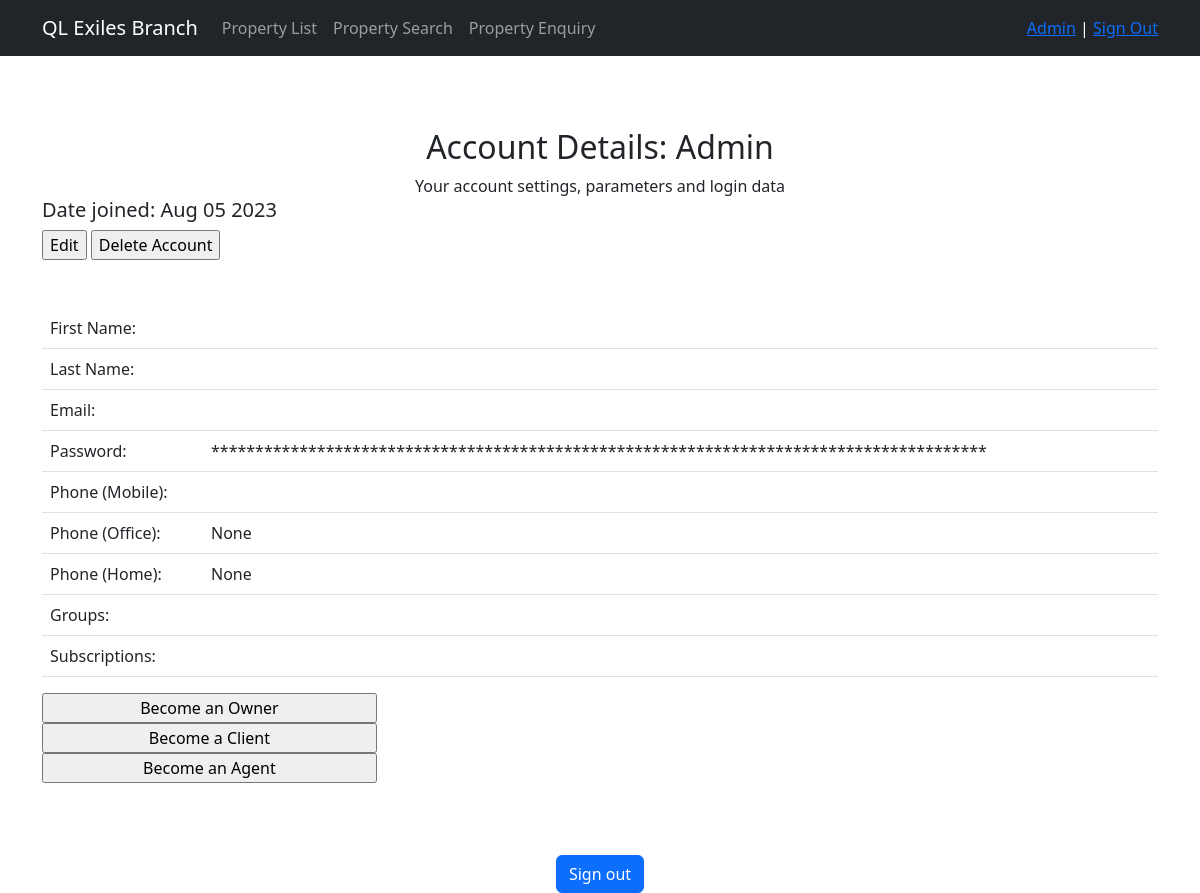
The page /users/my_account/ (signed in) on the database as committed earlier.
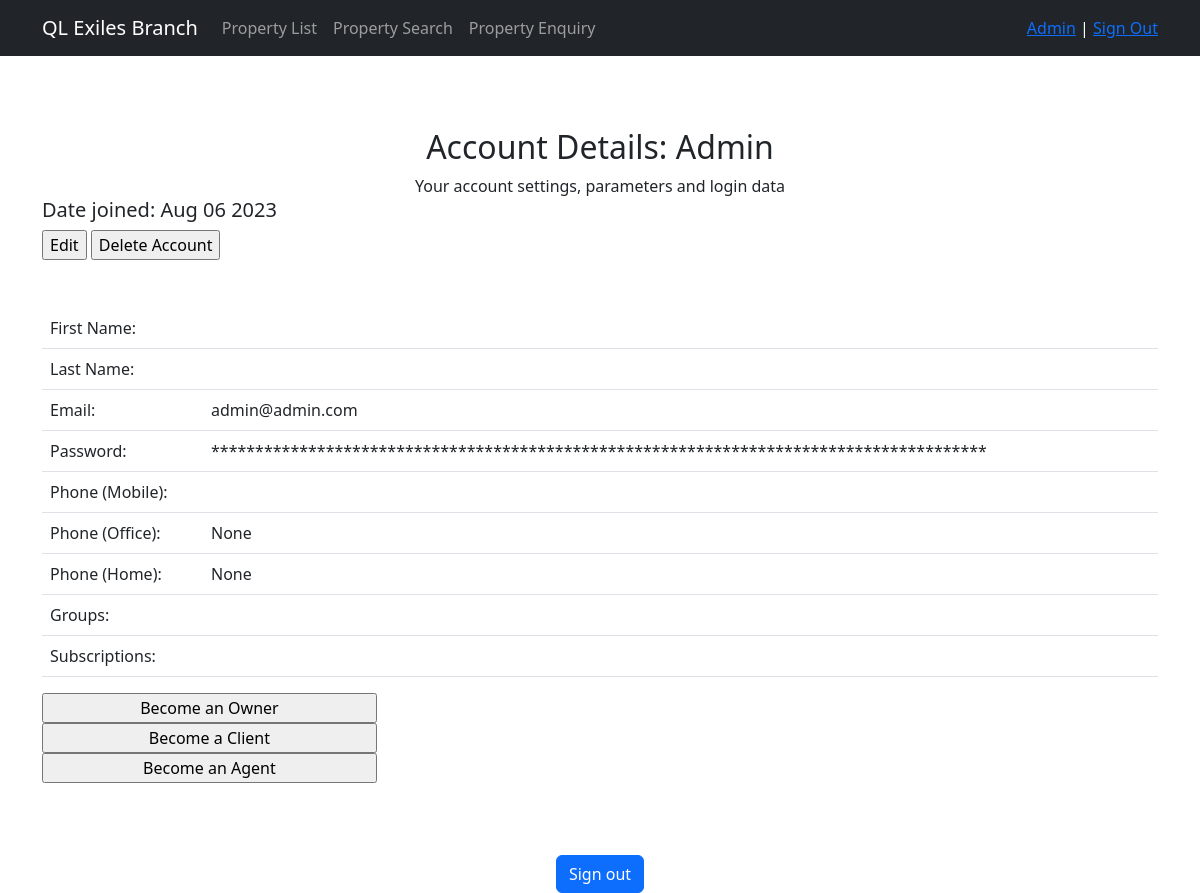
The same page on the database as committed later.
### users/models.py (models this page shows, shortened)
class CustomUser(AbstractUser):
    phone_1 = models.CharField(max_length=15)
    phone_2 = models.CharField(max_length=15, null=True)
    phone_3 = models.CharField(max_length=15, null=True)
    subscriptions = models.ManyToManyField('Subscriptions', through='CustomUser_Subscriptions')

### users/views.py (the view)
# urls.py: path('my_account/', AccountDetailView.as_view(), name='account_details'),
class AccountDetailView(UserPassesTestMixin, DetailView):
    model = CustomUser
    template_name = 'account_details.html'
    context_object_name = 'account_details'
    @method_decorator(login_required)
    def dispatch(self, *args, **kwargs):
        return super().dispatch(*args, **kwargs)
    def test_func(self):
        return self.request.user == self.get_object()
    def get_object(self):
        return self.request.user
    def get_context_data(self, **kwargs):
        context = super().get_context_data(**kwargs)
        account_instance = self.object
        groups = account_instance.groups.all()
        subscriptions = account_instance.subscriptions.all()
        context['groups'] = groups
        context['subscriptions'] = subscriptions
        context['is_not_agent'] = not self.request.user.groups.filter(name='agents').exists()
        context['is_not_owner'] = not self.request.user.groups.filter(name='owners').exists()
        context['is_not_client'] = not self.request.user.groups.filter(name='clients').exists()
        context['is_not_manager'] = not self.request.user.groups.filter(name='managers').exists()
        return context

### properties/templatetags/custom_filters.py (called while the page is built)
@register.filter(name="hide_pass")
def hide_pass(value: str):
    return '*' * len(value)

@register.filter(name="cap_case")
def cap_case(value: str):
    return value.capitalize()

### templates/account_details.html
{% extends 'flatpages/default.html' %}
{% load custom_filters %}
{% load custom_tags %}
{% block content %}
<br><br><br>
<h2>Account Details: {{request.user.username | cap_case}}</h2>
<div> Your account settings, parameters and login data </div>
    <h5 align="left"> Date joined: {{ account_details.date_joined|date:'M d Y'  }}</h5>
    <form action="" align = "left">
        <input type="button" value="Edit">
        <input type="button" value="Delete Account">
    </form>
<br>
<br>
        <table style="width:100%" class="table">
            <tr>
                <td align="left">First Name:</td>
                <td align="left">{{ account_details.first_name }}</td>
            </tr>
            <tr>
                <td align="left"> Last Name: </td>
                <td align="left">{{ account_details.last_name }}</td>
            </tr>
            <tr>
                <td align="left"> Email: </td>
                <td align="left">{{ account_details.email }}</td>
            </tr>
            <tr>
                <td align="left">Password:</td>
                <td align="left">{{ account_details.password | hide_pass }}</td>
            </tr>
            <tr>
                <td align="left">Phone (Mobile):</td>
                <td align="left">{{ account_details.phone_1 }}</td>
            </tr>
            <tr>
                <td align="left">Phone (Office):</td>
                <td align="left">{{ account_details.phone_2 }}</td>
            </tr>
            <tr>
                <td align="left">Phone (Home):</td>
                <td align="left">{{ account_details.phone_3 }}</td>
            </tr>
            <tr>
                {% if account_details.groups  %}
                <td align="left">Groups:</td>
                <td align="left">{% for group in groups %} <li> {{ group.name | cap_case }} {% endfor %}</td>
                {% endif %}
            </tr>
            <tr>
                {% if account_details.subscriptions  %}
                <td align="left">Subscriptions:</td>
                <td align="left">{% for subscript in subscriptions %} <li> {{ subscript }} {% endfor %}</td>
                {% endif %}
            </tr>
        </table>
 <form action=""  align="left">
            {% if is_not_owner %}
                <input type="button"  value="Become an Owner" onclick="window.location.href='/users/become_owner/';" style="width:30%"/> <br>
            {% endif %}
            {% if is_not_client %}
                <input type="button"  value="Become a Client" onclick="window.location.href='/users/become_client/';" style="width:30%"/><br>
            {% endif %}
            {% if is_not_agent %}
                <input type="button"  value="Become an Agent" onclick="window.location.href='/users/become_agent/';" style="width:30%"/><br>
            {% endif %}
   </form>
<br><br><br>
<a href="{% url 'account_logout' %}" class="btn btn-primary">Sign out</a>
{% endblock %}

### templates/flatpages/default.html (shortened to what this page needs)
<!DOCTYPE html>
{% load custom_filters %}
{% load custom_tags %}
<html lang="en">
    <head>
        {% load static %}
        <link href="{% static 'css/styles.css' %}" rel="stylesheet" />
    </head>
    <body>
        <nav class="navbar navbar-expand-lg navbar-dark bg-dark static-top">
           <div class="container">
               <a class="navbar-brand" href="/">QL Exiles Branch</a>
               <div class="collapse navbar-collapse" id="navbarResponsive">
                   <ul class="navbar-nav ml-auto">
                       <li class="nav-item">
                           <a class="nav-link" href="/property/">Property List</a>
                       </li>
                       <li class="nav-item">
                           <a class="nav-link" href="/property/search/">Property Search</a>
                       </li>
                       <li class="nav-item">
                           <a class="nav-link" href="/contactus/property_enquiry/">Property Enquiry</a>
                       </li>
                   </ul>
               </div>
                <div class="nav-item" style="color:white">
                    {% if user.is_authenticated %}
                    <a href="{% url 'users:account_details' %}"> {{ request.user.username|cap_case }}<a>   |
                    <a href="{% url 'account_logout' %}">Sign Out</a><br>
                    {% else %}
                    <a href="{% url 'account_login' %}">Sign In</a>   |
                    <a href="{% url 'account_signup' %}">Sign Up</a>
                    {% endif %}
                </div>
           </div>
        </nav>
        <div class="container">
           <div class="row">
               <div class="col-lg-12 text-center">
                   {% block base_content %}
                   {% block content %}{% endblock content %}
                   {% endblock base_content %}
               </div>
           </div>
        </div>
    </body>
</html>

Rows that differ between the two databases and show on the page:
changed CustomUser "Admin": date_joined "Aug 05 2023" → "Aug 06 2023"; email (not shown) → "admin@admin.com"
